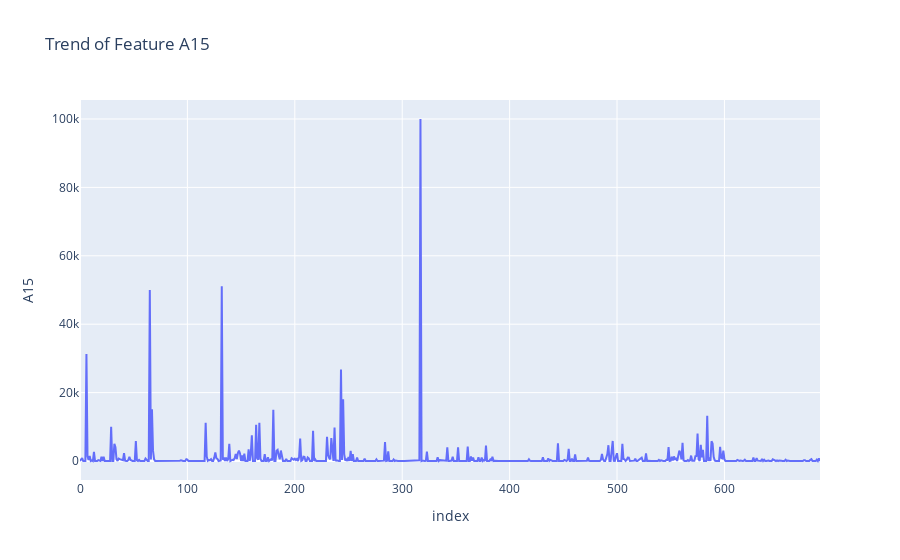

Notebook code cell kept with this figure:
### Code cell
fig = px.line(X, x=X.index, y='A15', title='Trend of Feature A15')
fig.show()

### Figure 1 — Plotly figure (JSON) as saved in the notebook; plotly's stock layout.template omitted (floating-point values rounded to 4 significant figures; data arrays with more than 128 entries replaced by an {"elided": "..."} marker saying what was removed)
{"data": [{"hovertemplate": "index=%{x}<br>A15=%{y}<extra></extra>", "legendgroup": "", "line": {"color": "#636efa", "dash": "solid"}, "marker": {"symbol": "circle"}, "mode": "lines", "name": "", "orientation": "v", "showlegend": false, "type": "scatter", "x": {"elided": "690 int values"}, "xaxis": "x", "y": {"elided": "690 int values"}, "yaxis": "y"}], "layout": {"legend": {"tracegroupgap": 0}, "title": {"text": "Trend of Feature A15"}, "xaxis": {"anchor": "y", "domain": [0, 1], "title": {"text": "index"}}, "yaxis": {"anchor": "x", "domain": [0, 1], "title": {"text": "A15"}}}}
